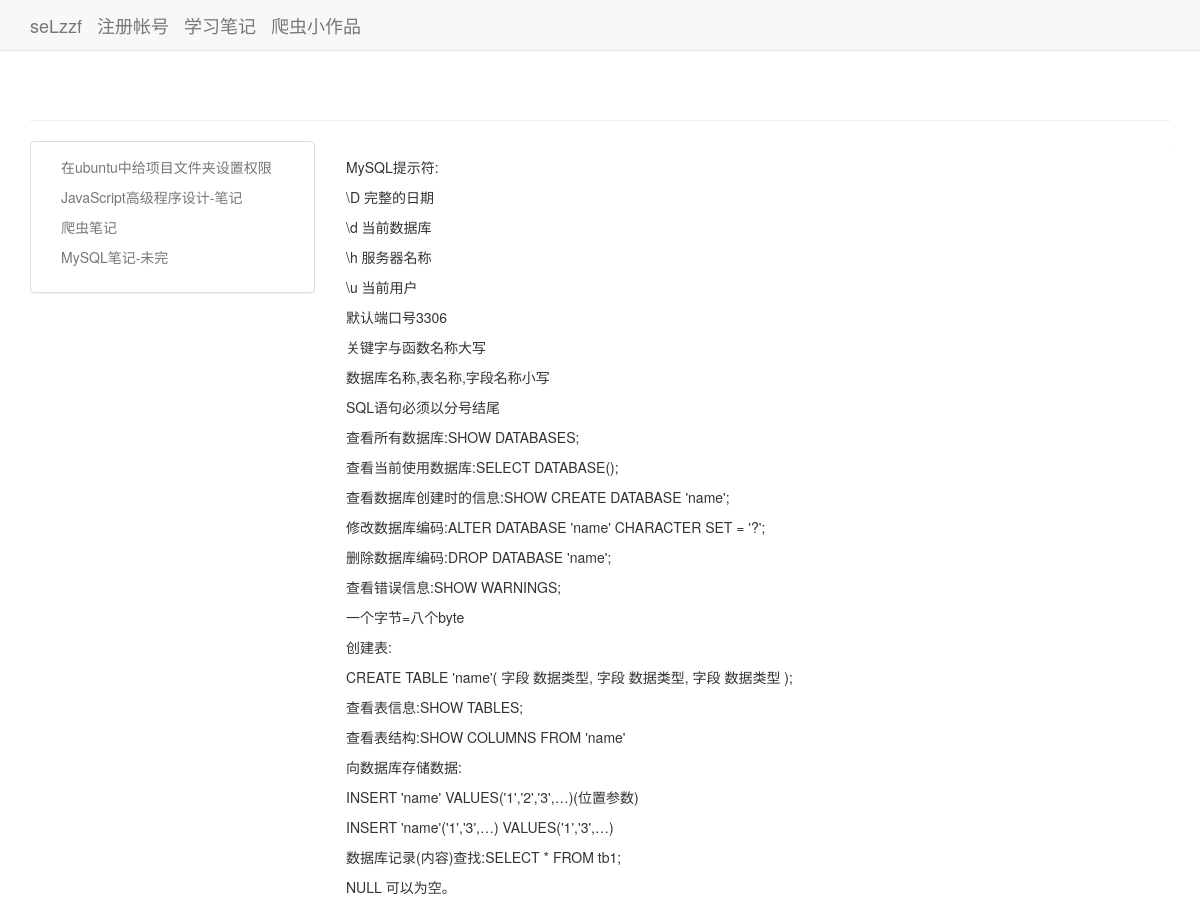
The app's page /notes/notes/ (upper part), older data.
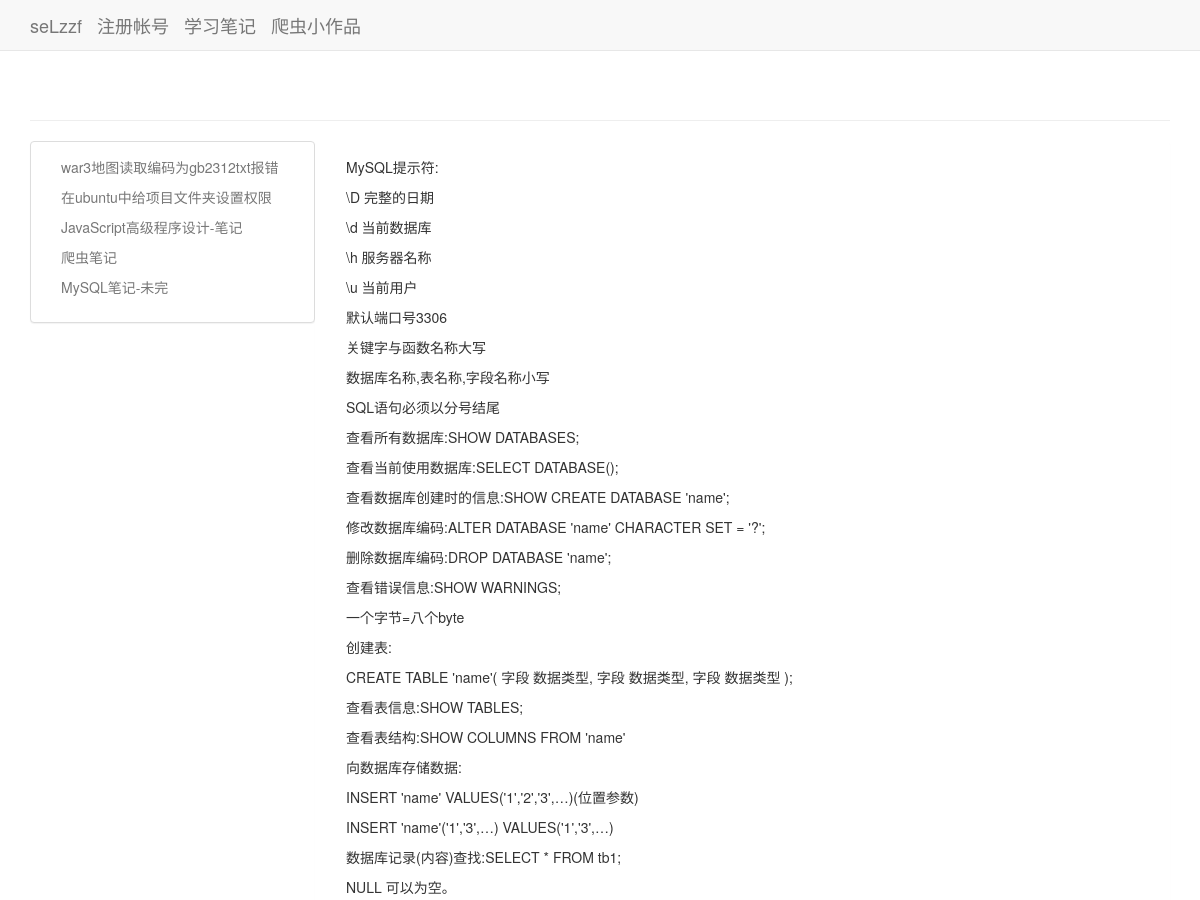
The same page, newer data.
### notes/models.py (models this page shows, shortened)
class Notes(models.Model):
	title=models.CharField('标题',max_length=30)
	text=models.TextField('正文')
	date_setup=models.DateTimeField(auto_now_add=True)
	views=models.PositiveIntegerField(default=0)

### notes/views.py (the view)
# urls.py: url(r'^notes/',include('notes.urls',namespace='notes')),
def notes(request):
	notes=Notes.objects.all().order_by('-date_setup')
	try:
		note_id=request.GET['note']
		note=Notes.objects.get(id=note_id)
	except:
		note=Notes.objects.get(id=1)
	import markdown
	note.text=markdown.markdown(note.text,extensions=[
						'markdown.extensions.extra',
						'markdown.extensions.codehilite',
						'markdown.extensions.toc',
					])
	context={'notes':notes,'note':note}
	return render(request,'notes/notes.html',context)

### blog/context_processor.py (called while the page is built)
def request_userinfo(request):
	user=request.user
	try:
		request_userinfo=Userinfo.objects.get(user=user)
		return {'request_userinfo':request_userinfo}
	except:
		return {'request_userinfo':'请登录.'}

### notes/templates/notes/notes.html (shortened to what this page needs)
{% extends 'users/base.html' %}
{% load bootstrap3 %}
{% load static %}
{% block content %}
<div class="col-md-3 panel panel-default">
  <div class='panel-body'>
  {% for note in notes %}
    <ul style="padding-left:0px;" ><a style='color:#777' href="?note={{note.id}}">{{ note.title }}</a></ul>
  {% endfor %}
  </div>
</div>
<div class="col-md-9 panel">
  <div class='panel-body'>
    {{note.text|safe}}
  </div>
</div>
{% endblock content %}

Row changes from the older to the newer data that the page shows:
added Notes: title "war3地图读取编码为gb2312txt报错"
